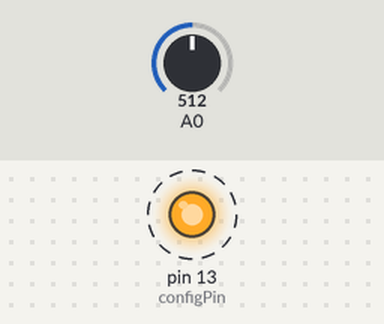
Bench run of a sketch on a simulated Arduino Uno, built with avr-gcc and run on an emulated ATmega328P. On the bench: output pins drawn as LEDs (lit = HIGH). Dashed ring = blinking. The test bench sets the inputs (shaded band); at power-on: A0 = 512. What the sketch prints to the serial monitor is not drawn.

Above: at 1.26 s.
1.3 s: A0 set to 210
4.3 s: A0 set to 189
Timing chart, 0 to 13.3 s (numbered marks = the images above; inputs shaded):
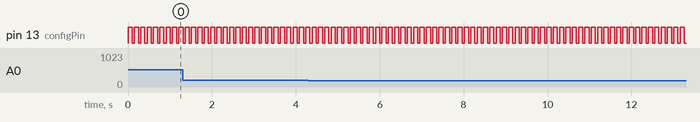

The sketch:

maxsonar.ino
```cpp
int configPin = 13;                 //Set the sonar Calibration Pin
void setup() {                    //begin of program
Serial.begin(9600);             //serial baud rate 9600
pinMode(configPin,OUTPUT);       //make Calibration pin output
}
void loop(){                     //looping of program
digitalWrite(configPin,HIGH);    //raise the reset pin high
delay(50);                      //start of calibration ring
float sensorvalue = analogRead(0); //get analog sensor value from pin 0
float inchvalue = (254.0/1024.0) *2.0* sensorvalue; //convert to inches
Serial.print("Sensed a-d value:"); //print a-d text
Serial.println(sensorvalue);       //print a-d value
Serial.print("Inch value=");      //print inch text
Serial.println(inchvalue);        //print inch value
delay(50);                      //optional delay 1 second
digitalWrite(configPin,LOW);      //turn off Calibration ring and sensor
delay(50);                      //delay 1 second
}
```

Measured:
- by itself, pin 13 (configPin): alternates HIGH for 0.10 s and LOW for 0.05 s
